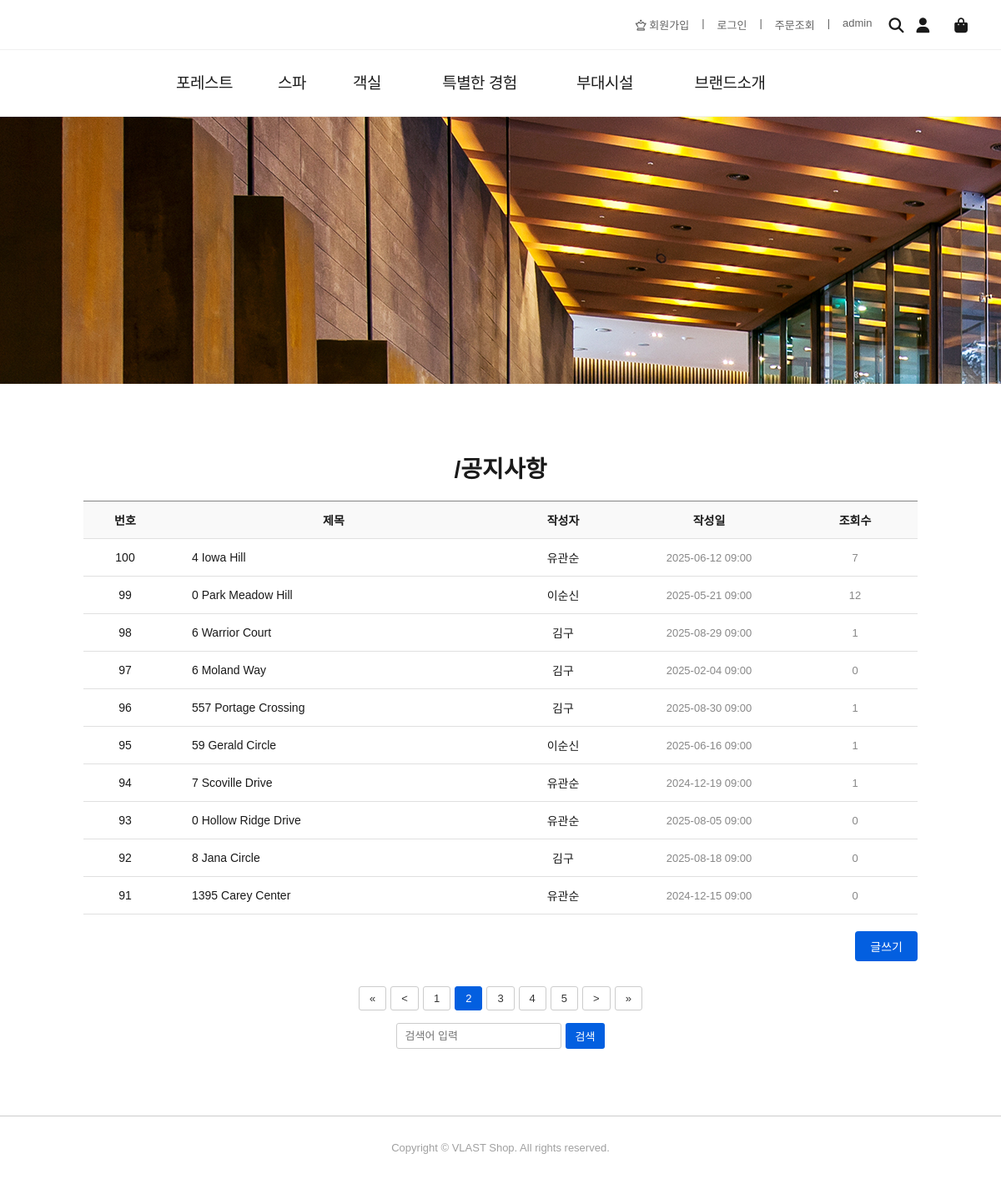
Page /board/list/?page=2 on the committed database.
### board/models.py (models this page shows, shortened)
class Board(models.Model):
    bno = models.AutoField(primary_key=True)
    btitle = models.CharField(max_length=1000)
    bcontent = models.TextField()
    member = models.ForeignKey(Member,on_delete=models.SET_NULL,null=True)
    bgroup = models.IntegerField(default=0)
    bstep = models.IntegerField(default=0)
    bindent = models.IntegerField(default=0)
    bhit = models.IntegerField(default=0) #조회수
    bfile = models.FileField(default='',null=True)
    bdate = models.DateTimeField(auto_now=True)

### member/models.py (models this page shows, shortened)
class Member(models.Model):
    id = models.CharField(max_length=50,primary_key=True)
    pw = models.CharField(max_length=100)
    name = models.CharField(max_length=50)
    phone = models.CharField(max_length=13,default='010-0000-0000')
    gender = models.CharField(max_length=10,default='남자')
    hobby = models.CharField(max_length=100,default='게임')
    mdate = models.DateTimeField(auto_now=True)

### board/views.py (the view)
# urls.py: path('list/', views.list, name='list'),
def list(request):
    qs = Board.objects.all().order_by('-bgroup','bstep')
    paginator = Paginator(qs,10)  # 101 -> 11
    page = int(request.GET.get('page',1))
    list_qs = paginator.get_page(page) # 1page -> 게시글 10개를 전달
    context = {'list':list_qs,'page':page}
    return render(request,'board/list.html',context)

### board/templates/board/list.html (shortened to what this page needs)
{% extends "base.html" %}
{% block css-block %}
<link rel='stylesheet' href='/static/css/list.css'>
{% endblock css-block %}
{% block body-block %}
  <div class="board-container">
    <div class="board-title">/공지사항</div>
    <table class="board-table">
      <colgroup>
        <col width='10%'>
        <col width='*'>
        <col width='15%'>
        <col width='20%'>
        <col width='15%'>
      </colgroup>
      <thead>
        <tr>
          <th>번호</th>
          <th>제목</th>
          <th>작성자</th>
          <th>작성일</th>
          <th>조회수</th>
        </tr>
      </thead>
      <tbody>
        {% if list %}
          {% for b in list  %}
            <tr>
              <td>{{b.bno}}</td>
              <td class="title">
                <a href="/board/view/{{b.bno}}/">
                  {{b.btitle}}
                </a>
              </td>
              <td>{{b.member.name}}</td>
              <td class="date">{{b.bdate|date:'Y-m-d H:i'}}</td>
              <td class="views">{{b.bhit}}</td>
            </tr>
          {% endfor %}
        {% else %}
          <tr>
            <td colspan='5'>데이터가 없습니다.</td>
          </tr>
        {% endif %}
      </tbody>
    </table>
    <div class="write-box">
      <a href="/board/write/" class="write-btn">글쓰기</a>
    </div>
    <div class="board-footer" >
        <div class="pagination">
            {% if list.has_previous  %}
              <a href="/board/list/?page=1">&laquo;</a>
              <a href="/board/list/?page={{list.previous_page_number}}">&lt;</a>
            {% else %}
              <a>&laquo;</a>
              <a>&lt;</a>
            {% endif %}
            {% for p in list.paginator.page_range  %}
               {% if p >= list.number|add:'-3' and p <= list.number|add:'3' %}
                  {% if p == list.number %}
                      <a class="active">{{p}}</a>
                  {% else %}
                      <a href="/board/list/?page={{p}}">{{p}}</a>
                  {% endif %}
               {% endif %}
            {% endfor %}
            {% if list.has_next  %}
              <a href="/board/list/?page={{list.next_page_number}}">&gt;</a>
              <a href="/board/list/?page={{list.paginator.num_pages}}">&raquo;</a>
            {% else %}
              <a>&gt;</a>
              <a>&raquo;</a>
            {% endif %}
        </div>
        <div class="search-box">
            <input type="text" placeholder="검색어 입력">
            <button>검색</button>
        </div>
    </div>
  </div>
{% endblock body-block %}

### templates/base.html (shortened to what this page needs)
<!DOCTYPE html>
<html lang="ko">
<head>
  <link rel="stylesheet" href="https://cdnjs.cloudflare.com/ajax/libs/font-awesome/6.1.0/css/all.min.css" />
  <link rel='stylesheet' href='/static/css/style.css'>
  {% block css-block %}
  {% endblock css-block %}
</head>
<body>
  <div class="header">
    <div class="top-menu">
      <a href="#"><i class="fa-regular fa-chess-queen"></i> 회원가입</a> |
      <a href="#">로그인</a> |
      <a href="#">주문조회</a> |
      <a href="/admin/">admin</a>
    </div>
    <div class="icons">
      <i class="fas fa-search"></i>
      <i class="fas fa-user"></i>
      <a href='/'></a><i class="fas fa-shopping-bag"></i></a>
    </div>
  </div>
  <nav>
    <ul>
      <li><a href="#">포레스트</a></li>
      <li><a href="#">스파</a></li>
      <li><a href="#">객실</a></li>
      <li><a href="#">특별한 경험</a></li>
      <li><a href="#">부대시설</a></li>
      <li><a href="#">브랜드소개</a></li>
    </ul>
  </nav>
  <div class="banner"></div>
  {% block body-block %}
  {% endblock body-block %}
  <footer>
    Copyright © VLAST Shop. All rights reserved.
  </footer>
</body>
</html>

### static/css/style.css (style rules this page uses)
a { text-decoration: none; color: inherit; }
.banner { width:100%; height:320px; background: url('/static/images/bg_topBg1_2.jpg'); }
nav { width:100%; height:80px; box-sizing: border-box; border-bottom: 1px solid #f0f0f0; }
nav ul { display: flex; list-style: none; width:900px; height:80px; margin:0 auto; }
nav ul li { width:150px; height:80px; font-size: 19px; font-weight: 500; color:#1d1d1d; text-align: center; letter-spacing: -0.5px; line-height: 80px; }
nav ul li:nth-child(2) { width:60px; }
nav ul li:nth-child(3) { width:120px; }
nav ul li a { display: inline-block; height:77px; }

### static/css/list.css (style rules this page uses)
body { font-family: 'Arial', sans-serif; margin: 0; padding: 0; background: #fff; color: #1a1a1a; }
.header { width: 100%; height: 60px; display: flex; justify-content: flex-end; align-items: center; padding: 0 40px; box-sizing: border-box; border-bottom: 1px solid #f0f0f0; }
.top-menu { display: flex; gap: 15px; font-size: 13px; color: #636363; margin-right: 20px; }
.top-menu a { text-decoration: none; color: #636363; }
.icons { display: flex; gap: 15px; font-size: 18px; cursor: pointer; }
.board-container { max-width: 1000px; margin: 80px auto; padding: 0 20px; }
.board-title { font-size: 28px; font-weight: bold; margin-bottom: 20px; text-align: center; }
table.board-table { width: 100%; border-collapse: collapse; font-size: 14px; }
.board-table th, .board-table td { border-bottom: 1px solid #e0e0e0; padding: 12px 10px; text-align: center; }
.board-table th { background-color: #f9f9f9; font-weight: 600; border-top:1px solid #848484; }
.board-table td.title { text-align:left; padding-left:30px; }
.board-table td.title a { color: #1a1a1a; text-decoration: none; }
.board-table td.date, .board-table td.views { color: #888; font-size: 13px; }
.write-box { width: 100%; display: flex; justify-content: flex-end; margin-top: 20px; }
.write-btn { padding: 8px 18px; background-color: #035fe0; color: #fff; font-size: 14px; border-radius: 4px; text-decoration: none; }
.board-footer { margin-top: 30px; display: flex; justify-content: space-between; align-items: center; flex-wrap: wrap; gap: 10px; }
.pagination { display: flex; gap: 5px; justify-content: center; }
.pagination a { padding: 6px 12px; text-decoration: none; border: 1px solid #ccc; color: #333; font-size: 13px; border-radius: 3px; }
.pagination a.active { background-color: #035fe0; color: white; border-color: #035fe0; }
.search-box { display: flex; gap: 5px; justify-content: center; }
.search-box input { padding: 6px 10px; border: 1px solid #ccc; border-radius: 3px; font-size: 13px; }
.search-box button { padding: 6px 12px; background-color: #035fe0; color: white; border: none; border-radius: 3px; font-size: 13px; cursor: pointer; }
.board-footer { margin-top: 30px; display: flex; flex-direction: column; align-items: center; gap: 15px; }
footer { border-top: 1px solid #ccc; padding: 30px; text-align: center; font-size: 13px; color: #A0A0A0; }

### rows in the picture
Board: bno "100", btitle "4 Iowa Hill", member.name "유관순", bdate "2025-06-12 09:00", bhit "7"
Board: bno "99", btitle "0 Park Meadow Hill", member.name "이순신", bdate "2025-05-21 09:00", bhit "12"
Board: bno "98", btitle "6 Warrior Court", member.name "김구", bdate "2025-08-29 09:00", bhit "1"
Board: bno "97", btitle "6 Moland Way", member.name "김구", bdate "2025-02-04 09:00", bhit "0"
Board: bno "96", btitle "557 Portage Crossing", member.name "김구", bdate "2025-08-30 09:00", bhit "1"
Board: bno "95", btitle "59 Gerald Circle", member.name "이순신", bdate "2025-06-16 09:00", bhit "1"
Board: bno "94", btitle "7 Scoville Drive", member.name "유관순", bdate "2024-12-19 09:00", bhit "1"
Board: bno "93", btitle "0 Hollow Ridge Drive", member.name "유관순", bdate "2025-08-05 09:00", bhit "0"
Board: bno "92", btitle "8 Jana Circle", member.name "김구", bdate "2025-08-18 09:00", bhit "0"
Board: bno "91", btitle "1395 Carey Center", member.name "유관순", bdate "2024-12-15 09:00", bhit "0"

### other values in the picture
{{ p }} "1" "3" "4" "5"
{{ p }} "2"
